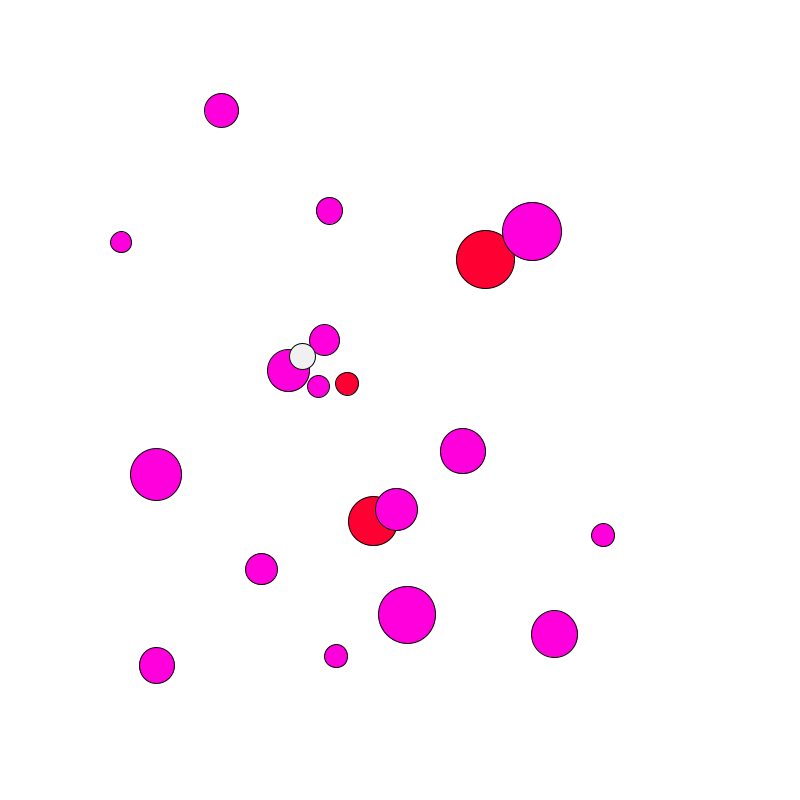
Frame 1 (no input)
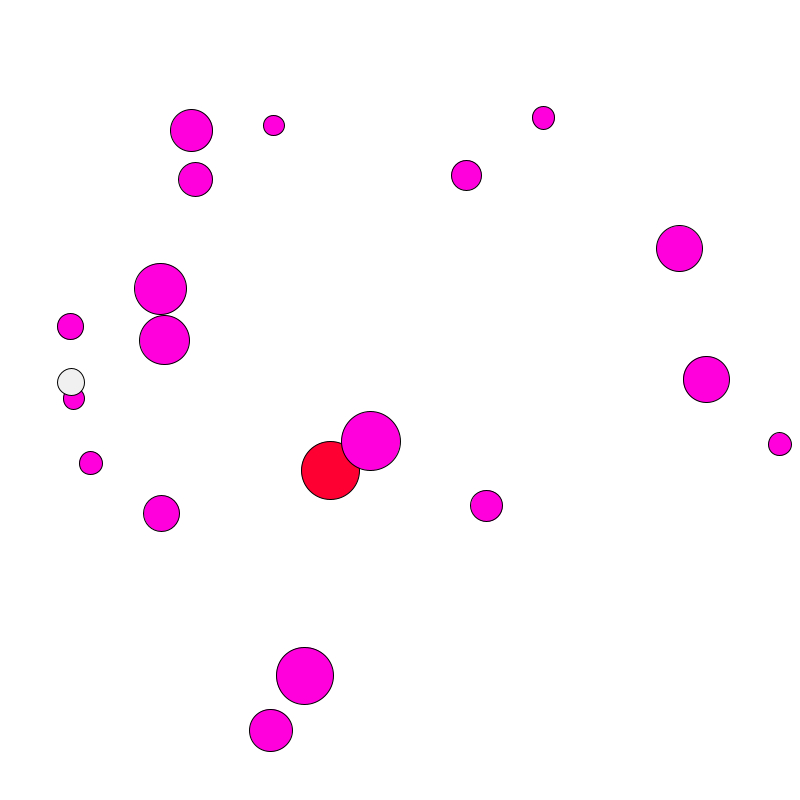
Frame 60 (the mouse pressed at the canvas centre just before this capture)
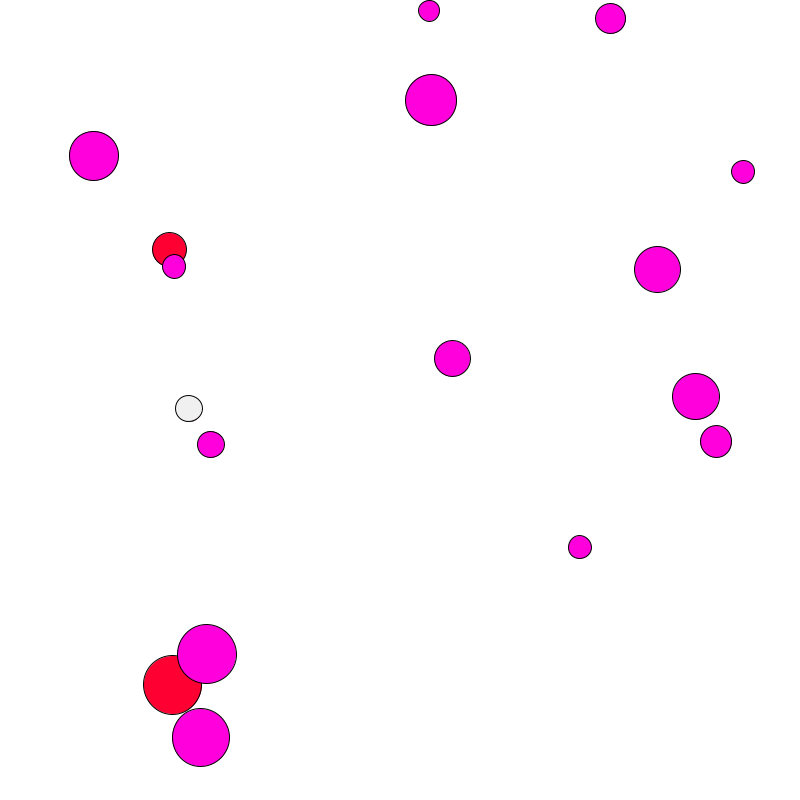
Frame 120 (the mouse held since frame 60 and released just before this capture)

The Processing sketch that drew these frames (run headless with seeded random() and noise(); from frame 60 on, the mouse is pressed at the canvas centre):

// Processing sketch: objects
// ── objects.pde
//OBJECTS
//PImages--width, height, pixels[], methods: get(), make, save()
//color 
//strings--characters in the string, methods: toLowerCase()
//vairables, properties, fields, whats the stuff of the obj
//actions, functions, or methods(technical term for objcts)

//circle class
//x, y, width, dx, dy, color
//draw(), update
int numBalls = 20;
Ball[] b = new Ball[numBalls];
//objecr oriented programing 

void setup() {
  size(800, 800);
  for (int i = 0; i < numBalls; i++) {
    b[i] = new Ball(random(100, 700), random(100, 700), random(10, 30));
  }
  // function automatically set up when created new class
  //CONSTRUCTOR
  //but we want to create our own construckor function
}


void draw() {
  background(255);
  for (int i = 0; i < numBalls; i++) {
    for (int j = i + 0; j < b.length - 1; j++) {
      b[i].checkOtherCollision(b[j]);
    
    }
    b[i].update();
    b[i].display();
    
  }
}
// ── ball.pde
class Ball {
  float x; 
  float y; 
  float r;
  float dx; 
  float dy; 
  color c;

  Ball(float xPos, float yPos, float radius) {
    x = xPos; 
    y = yPos;
    r = radius;
    dx = random(-5, 5);
    dy = random(-5, 5);
    c = color(240);
  }
  void display() {
    fill(c);
    ellipse(x, y, r *2, r * 2);
    c = color(240);
  }

  void update() {
    if (x < r || x > width - r) {
      dx *= -1;
    }
    if (y < r || x > height - r) {
      dy *= -1;
    }

    x += dx; 
    y += dy;
  }

  void checkMouseCollision() {
    if (dist(x, y, mouseX, mouseY) < r) {
      c = color (220, 100, 60);
    } else {
      c = color(240);
    }
  }

  void checkOtherCollision(Ball other) {
    if (dist(x, y, other.x, other.y) < other.r + other.r) {
      c = color(255, 0, 50);
      other.c = color(255, 0, 220);
    }
  }
}
